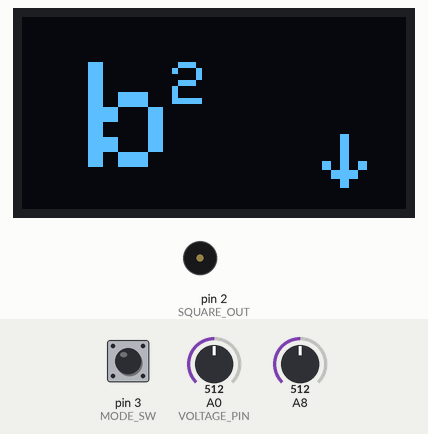
Simulated run of this sketch. Board: Arduino Mega 2560, built with avr-gcc and run on an emulated ATmega2560. Shown: 128×64 one-colour display, buzzer (waves = sounding). Inputs (shaded band) come from the test bench; at power-on: A0 (VOLTAGE_PIN) = 512, pin 3 (MODE_SW) LOW, A8 = 512. What the sketch prints to the serial monitor is not drawn.

Above: at 1.5 s.
1.6 s: A0 (VOLTAGE_PIN) set to 716
At 4.4 s:
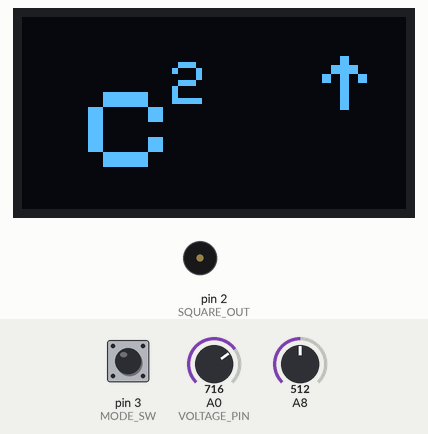
4.5 s: A0 (VOLTAGE_PIN) set to 511
At 6.9 s:
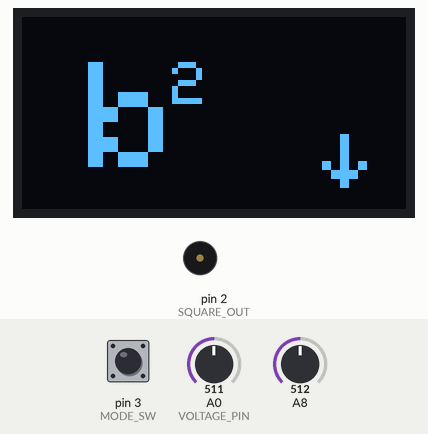
8.6 s: pin 3 (MODE_SW) pulled HIGH for 1 s
At 9.39 s:
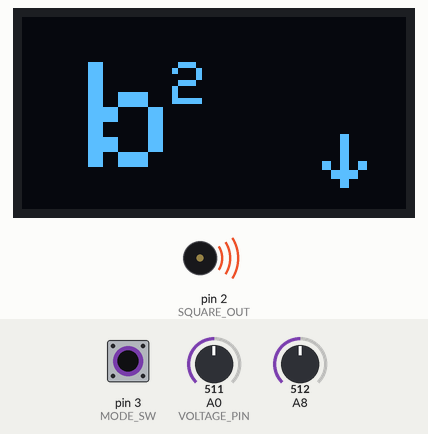
11.1 s: A0 (VOLTAGE_PIN) set to 0
At 14.0 s:
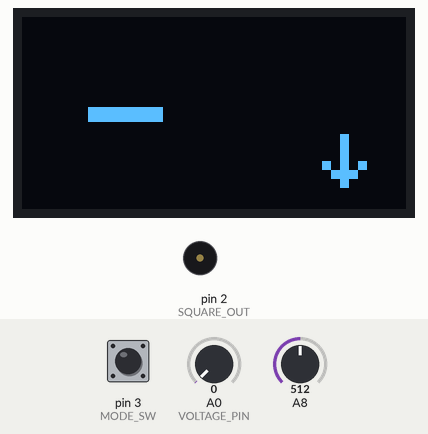
Timing chart, 0 to 15.0 s (numbered marks = the images above; inputs shaded):
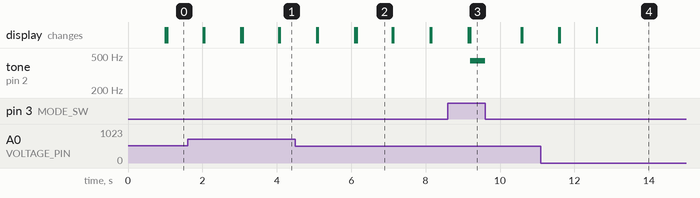

Measured:
- after the input at 1.6 s, the display: first differs from a run without the input after 1.4 s (image 1 shows a later state)
- after the input at 4.5 s, the display: first differs from a run without the input after 1.6 s (image 2 shows a later state)
- after the input at 8.6 s, tone on pin 2 (SQUARE_OUT): silent → 440 Hz after 0.60 s, → silent 0.40 s later
- after the input at 11.1 s, the display: first differs from a run without the input after 1.5 s (image 4)
- what the display in image 2 shows lasts 1.0 s, from 6.1 s to 7.1 s

The sketch:

tuner.ino
```cpp
#include "screen_display.hpp"
#include "fourier.hpp"

#define SQUARE_OUT 2 //PE4 / OC3B
#define MODE_SW 3 //PE5
#define MODE_INFO_LED 41 //PD4
#define VOLTAGE_PIN A0 //PF0
#define LOW_BATT_LEVEL 716 //~3.5V is too low

double peak=0;
bool aToneMode = false;
bool isVoltageLow = false;
void checkModeSwitch();
bool checkBatteryLevel();
void setup()
{
    Serial.begin(115200);
    pinMode(MODE_SW,INPUT);
    pinMode(SQUARE_OUT,OUTPUT);
    pinMode(VOLTAGE_PIN,INPUT);


    //440Hz squarewave
    //TIMER3 registers

    TCCR3A = 0b00000000; //CTC mode, 256 prescaler, toggle OC3B pin (disabled at the beginning)
    TCCR3B = 0b00001100;
    OCR3AL = 70;         //toggle every 256*(70+1) pulse => 440,14Hz

    if(!init_display()) {
    Serial.println(F("SSD1306 allocation failed"));
    for(;;);
  }
  setup_display();
  Serial.println("OK");
}

void loop()
{
  checkModeSwitch();
  if(checkBatteryLevel())
  {
    displayLowBattery();
  }
  if(!aToneMode)
  {
    //disable squarewave (COM3A0 = 0)
    TCCR3A = 0b00000000;
    //low on SQUARE OUT
    PORTE &= ~(1<<4);

    fill_fft_arrays();
    peak = find_freq();
    peak=peak*0.98; // strojenie stroika xd
    Serial.println(peak);
    Serial.println(analogRead(A8));
    currentNote=whichNote(peak);
    display_note(currentNote);
    display_tune(currentNote);
  }
  else
  {
    //enable squarewave (COM3A0 = 1)
    TCCR3A = 0b00010000; //CTC mode, 256 prescaler, toggle OC3B pin
  }


}

void checkModeSwitch()
{
  if(digitalRead(MODE_SW))
  {
    aToneMode = true;
    digitalWrite(MODE_INFO_LED, LOW);
  }
  else
  {
    aToneMode = false;
    digitalWrite(MODE_INFO_LED, HIGH);
  }
}

bool checkBatteryLevel()
{
  int readVoltage = analogRead(VOLTAGE_PIN);
  if(readVoltage <= LOW_BATT_LEVEL)
  {
    isVoltageLow = true;
    return true;
  }
  else
  {
    isVoltageLow = false;
    return false;
  }
}
```

fourier.cpp
```cpp
#include "fourier.hpp"

arduinoFFT FFT = arduinoFFT();
unsigned int samplingPeriod = round(1000000 * (1.0 / SAMPLING_FREQUENCY));
unsigned long microSeconds;
double vReal[SAMPLES];
double vImag[SAMPLES];

void fill_fft_arrays()
{
    for (int i = 0; i < SAMPLES; i++)
    {
        microSeconds = micros();

        vReal[i] = analogRead(A0); //
        vImag[i] = 0;

        while (micros() < (microSeconds + samplingPeriod))
        {
        }
    }
}

double find_freq()
{
    FFT.Windowing(vReal, SAMPLES, FFT_WIN_TYP_HAMMING, FFT_FORWARD);
    FFT.Compute(vReal, vImag, SAMPLES, FFT_FORWARD);
    FFT.ComplexToMagnitude(vReal, vImag, SAMPLES);
    return FFT.MajorPeak(vReal, SAMPLES, SAMPLING_FREQUENCY);
}
```

fourier.hpp
```cpp
#ifndef fourier_hpp
#define fourier_hpp

#include "arduinoFFT.h"
#define SAMPLES 512                 //128             //SAMPLES-pt FFT. Must be a base 2 number. Max 128 for Arduino Uno.
#define SAMPLING_FREQUENCY 2 * 2048 //Ts = Based on Nyquist, must be 2 times the highest expected frequency.

extern arduinoFFT FFT;

extern unsigned int samplingPeriod;
extern unsigned long microSeconds;

extern double vReal[SAMPLES];
extern double vImag[SAMPLES];

void fill_fft_arrays();
double find_freq();

#endif
```

notes.cpp
```cpp
#include "notes.hpp"

extern struct Note currentNote = {-1, -1, "---"};

char bigNotes[12][3] =
    {
        {"C--"},
        {"C#-"},
        {"D--"},
        {"D#-"},
        {"E--"},
        {"F--"},
        {"F#-"},
        {"G--"},
        {"G#-"},
        {"A--"},
        {"A#-"},
        {"B--"},
};

char smallNotes[12][3] =
    {
        {"c--"},
        {"d#-"},
        {"d--"},
        {"d#-"},
        {"e--"},
        {"f--"},
        {"f#-"},
        {"g--"},
        {"g#-"},
        {"a--"},
        {"a#-"},
        {"b--"},
};

struct Note whichNote(double freq)
{
    struct Note o1;
    o1.up = -1;
    o1.good = -1;
    o1.display2[0] = '-';
    o1.display2[1] = '-';
    o1.display2[2] = '-';
    if (freq < C2)
        return o1;
    double note = C2;
    double prev_note = 0;
    int counter = 0;
    int o_counter = 0;
    while (freq > note)
    {
        counter++;
        prev_note = note;
        note = note * GAP;
        if (counter % 12 == 0)
        {
            o_counter++;
        }
        if (note > 15000)
        {
            return o1;
        } //b6
    }
    double good_note = 0;
    if (fabs(note - freq) < fabs(prev_note - freq))
    {
        good_note = note;
    }
    else
    {
        good_note = prev_note;
        counter--;
    }

    if (freq < good_note)
        o1.up = 1;
    else
        o1.up = 0;

    if (fabs(freq - good_note) < 0.5)
        o1.good = 1; // dostrajamy do +- 0.5 Hz
    else
        o1.good = 0;

    if (o_counter <= 2)
    {
        o1.display2[0] = bigNotes[counter % 12][0];
        o1.display2[1] = bigNotes[counter % 12][1];
    }
    else
    {
        o1.display2[0] = smallNotes[counter % 12][0];
        o1.display2[1] = smallNotes[counter % 12][1];
    }
    switch (o_counter)
    {
    case 0:
        o1.display2[2] = '2';
        break;
    case 1:
        o1.display2[2] = '1';
        break;
    case 4:
        o1.display2[2] = '1';
        break;
    case 5:
        o1.display2[2] = '2';
        break;
    case 6:
        o1.display2[2] = '3';
        break;
    case 7:
        o1.display2[2] = '4';
        break;
    case 8:
        o1.display2[2] = '5';
        break;
    case 9:
        o1.display2[2] = '6';
        break;
    default:
        o1.display2[2] = '-';
        break;
    }

    return o1;
}
```

notes.hpp
```cpp
#ifndef notes_hpp
#define notes_hpp

#include <Arduino.h>
#include "math.h"

#define GAP 1.059463
#define C2 16.351598

extern char bigNotes[12][3];
extern char smallNotes[12][3];

struct Note
{
    int up;           // jesli up jest na 1 to trzeba dostrajac w gore, jesli 0 to w dol
    int good;         // jesli na 1 to nastrojone
    char display2[3]; // znaki do wyswieenia, '-' oznacza nic
};

extern struct Note currentNote;

struct Note whichNote(double freq);

#endif
```

screen_display.cpp
```cpp
#include "screen_display.hpp"

extern Adafruit_SSD1306 display(SCREEN_WIDTH, SCREEN_HEIGHT, &Wire, -1);

void diods_perfect()
{
    digitalWrite(TOO_LOW_LED, 0);
    digitalWrite(PERFECT_LED, 1);
    digitalWrite(TOO_HIGH_LED, 0);
}

void diods_up()
{
    digitalWrite(TOO_LOW_LED, 1);
    digitalWrite(PERFECT_LED, 0);
    digitalWrite(TOO_HIGH_LED, 0);
}

void diods_down()
{
    digitalWrite(TOO_LOW_LED, 0);
    digitalWrite(PERFECT_LED, 0);
    digitalWrite(TOO_HIGH_LED, 1);
}
void diods_clear()
{
    digitalWrite(TOO_LOW_LED, 0);
    digitalWrite(PERFECT_LED, 0);
    digitalWrite(TOO_HIGH_LED, 0);
}

bool init_display()
{
    return display.begin(SSD1306_SWITCHCAPVCC, 0x3C);
}

void setup_display()
{
    display.clearDisplay();
    display.setTextColor(WHITE);
    diods_clear();
}

void display_note(Note note)
{
    //blok odpowiedzialny za wyświetlenie tonu(?)

    if (note.display2[1] == '#')
    { //jeśli jest znak # to go wyświetl obok
        //display.setFont(&FreeSerif12pt7b);
        display.fillRect(0, 0, 90, 64, BLACK);
        display.setTextSize(5);
        display.setCursor(22, 15);
        display.println(note.display2[0]); //wyświetl ton
        display.setTextSize(3);
        display.setCursor(62, 25); //wyświetl obok półton
        display.println(note.display2[1]);
        display.display();
    }
    else
    { //jeśli znaku # nie ma to wyświetl sam ton
        display.fillRect(0, 0, 90, 64, BLACK);
        display.setTextSize(5);
        display.setCursor(22, 15);
        display.println(note.display2[0]);
        display.display();
    }

    if (note.display2[2] != '-')
    {
        if (note.display2[0] > 'a' && note.display2[0] < 'z')
        {                                           //sprawdz czy ton to mala litera
            display.fillRect(50, 0, 10, 64, BLACK); //jak nie to numer oktawy w indeksie gornym
            display.setTextSize(2);
            display.setCursor(50, 15);
            display.println(note.display2[2]);
            display.display();
        }
        else
        {                                           //nwm czemu ta w indeksie dolnym miga i w ogole to jak zaczalem od if (note.display2[0] > 'A' && note.display2[0] < 'Z') czy tam 65 zamiast 'A' i 90 zamiast 'Z' to juz w ogole nie dzialalo mimo ze to samo dla malych dziala idealnie
            display.fillRect(50, 0, 10, 64, BLACK); //jak tak to numer oktawy w indeksie dolnym
            display.setTextSize(2);
            display.setCursor(50, 40); //sprawdzic
            display.println(note.display2[2]);
            display.display();
        }
    }
    else
    {
        display.fillRect(50, 0, 10, 64, BLACK);
        display.display();
    }
}

void display_tune(Note note)
{
    //blok odpowiedzialny za wyświetlanie wskazówek dotyczących dostrajania
    if (note.good == 1)
    {
        display.fillRect(100, 0, 28, 64, BLACK); //jeśli jest dobrze nastrojone to czarny protokąt przykrywa ewentualne strzałki (nie znalazłem sposobu na odświeżanie oleda częściami
        display.setTextSize(3);
        display.cp437(true); //czcionka Code Page 437 żeby dostać symbole z ASCII
        display.setCursor(100, 20);
        display.write(14); //13-♬
        display.display();
        diods_perfect();
    }
    else
    { //jeśli nie jest dobrze nastrojone to sprawdza w którą stronę stroić
        if (note.up == 1)
        {
            display.fillRect(100, 0, 28, 64, BLACK);
            display.setTextSize(3);
            display.setTextColor(WHITE);
            display.setCursor(100, 10);
            display.cp437(true);
            display.write(24); //24-↑
            display.display();
            diods_up();
        }
        else
        {
            display.fillRect(100, 0, 28, 64, BLACK);
            display.setTextSize(3);
            display.setTextColor(WHITE);
            display.setCursor(100, 36);
            display.cp437(true);
            display.write(25); //25-↓
            display.display();
            diods_down();
        }
    }
}

void displayLowBattery()
{
  //
}
```

screen_display.hpp
```cpp
#ifndef screen_display_hpp
#define screen_display_hpp

#include <Adafruit_SSD1306.h>
#include <Fonts/FreeSerif12pt7b.h>
#include "notes.hpp"

#define SCREEN_WIDTH 128
#define SCREEN_HEIGHT 64

#define PERFECT_LED 38 //PD7
#define TOO_HIGH_LED 39 //PD6
#define TOO_LOW_LED 40//PD5


extern Adafruit_SSD1306 display;

void diods_perfect();
void diods_up();
void diods_down();
void diods_clear();

bool init_display();
void setup_display();
void display_note(Note note);
void display_tune(Note note);
void displayLowBattery();


#endif
```
